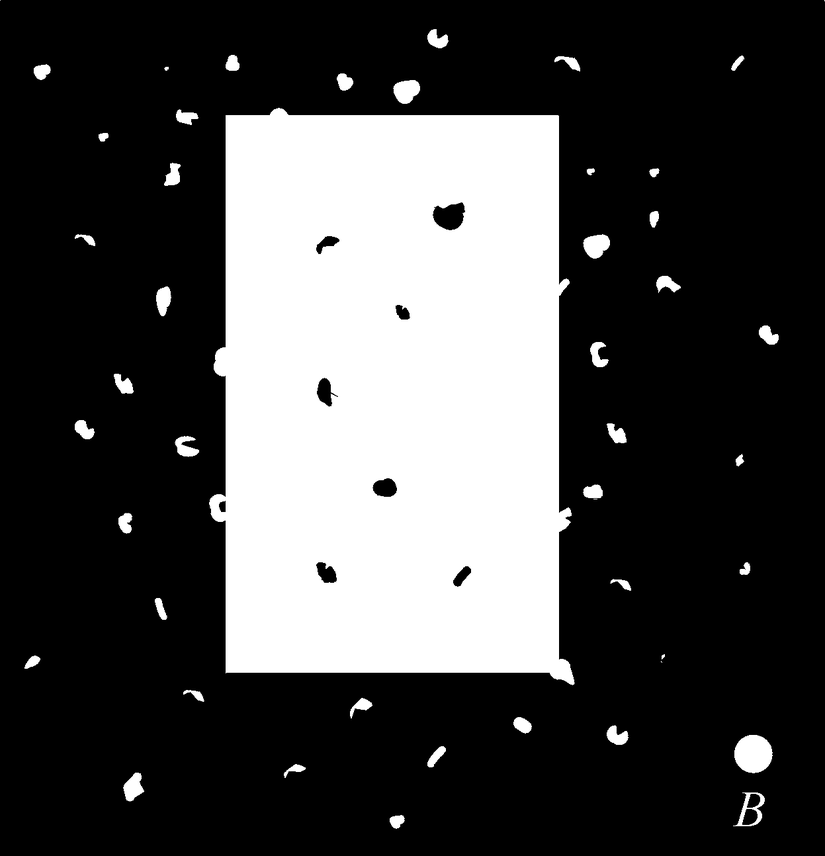
%> input picture PCD/FigP0917(noisy_rectangle).tif, 825 x 856 px, shrunk from 1247 x 1294 before the run, given in place of Lingkaran.png, which was not available
$ octave morfologi.m   (GNU Octave 9; MATLAB toolbox functions it lacks are replaced by stand-ins)
%> lines starting %> are read from the running program, lines starting %| are printed output that depends on the picture; in (x1, y1, x2, y2) boxes, pixels count from 0 and x2, y2 are one past the last pixel; in counts of white or black regions, pixels touching at a corner belong together; the program's own positions count from 1; pictures that were not available may be replaced by others from this repository, and a replacement may not be noted
lingkaran = imread('D:\Kuliah\Matlab\PCD\Lingkaran.png');
%> lingkaran is the input picture: size 856x825 uint8; min 0, max 255, mean 70.1
persegi = imread('D:\Kuliah\Matlab\PCD\Persegi.tif');
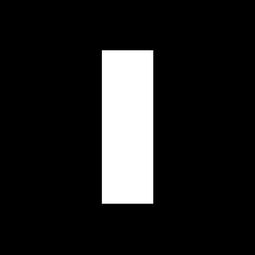
%> input picture PCD/Persegi.tif, 255 x 255 px
%> persegi is the input picture: size 255x255 uint8; min 0, max 255, mean 30.9

close all;

citra1 = lingkaran;
subplot (4,3,1);
imshow (citra1, [0 1]);
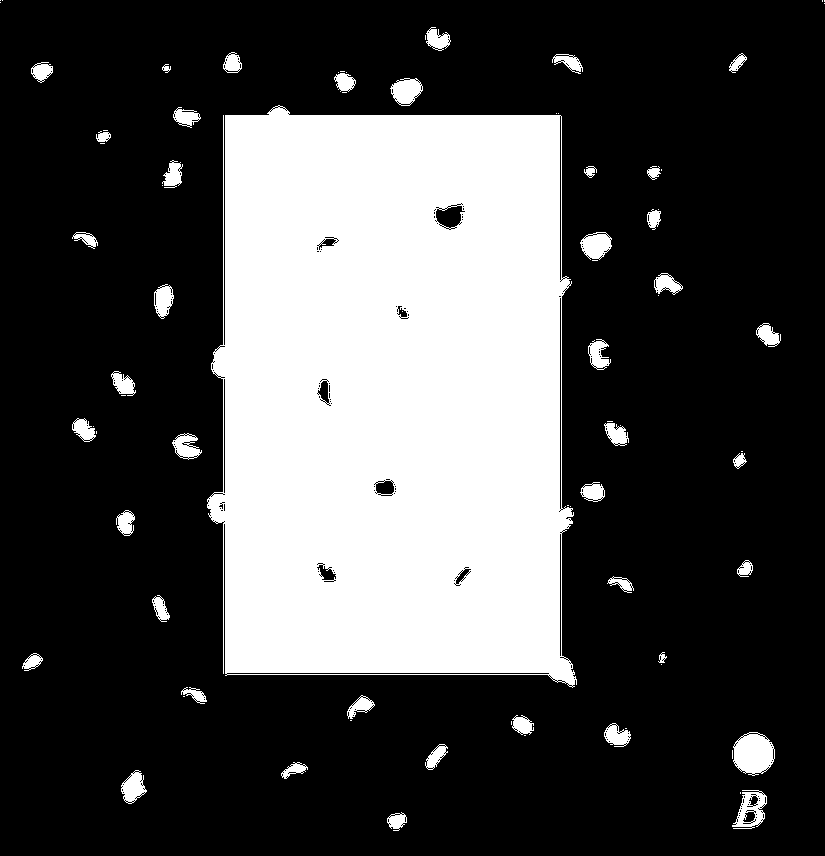
%> displayed picture: size 856x825, on the screen's scale of 0 to 255; 28.6% white; 80 white regions (37 under 20 px), largest, box (x1, y1, x2, y2) and area: (207, 105, 577, 688) 188553, (733, 732, 775, 776) 1345, (732, 790, 767, 829) 678
title('A');

citra2 = persegi;
subplot (4,3,2);
imshow (citra2, [0 1]);
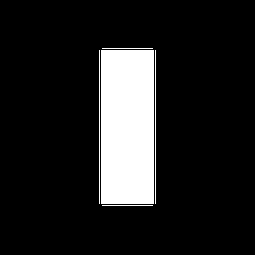
%> displayed picture: size 255x255, on the screen's scale of 0 to 255; 13.2% white; 5 white regions, box (x1, y1, x2, y2) and area: (101, 50, 154, 204) 8162, (99, 50, 100, 204) 154, (155, 50, 156, 204) 154, (102, 48, 153, 49) 51, (102, 205, 153, 206) 51
title('B');

%perintah NOT---------------------------------------
citra3 = not(lingkaran);
subplot (4,3,3);
imshow (citra3, [0 1]);
title('not');

%perintah and----------------------------------------
%> (the run ends here)
